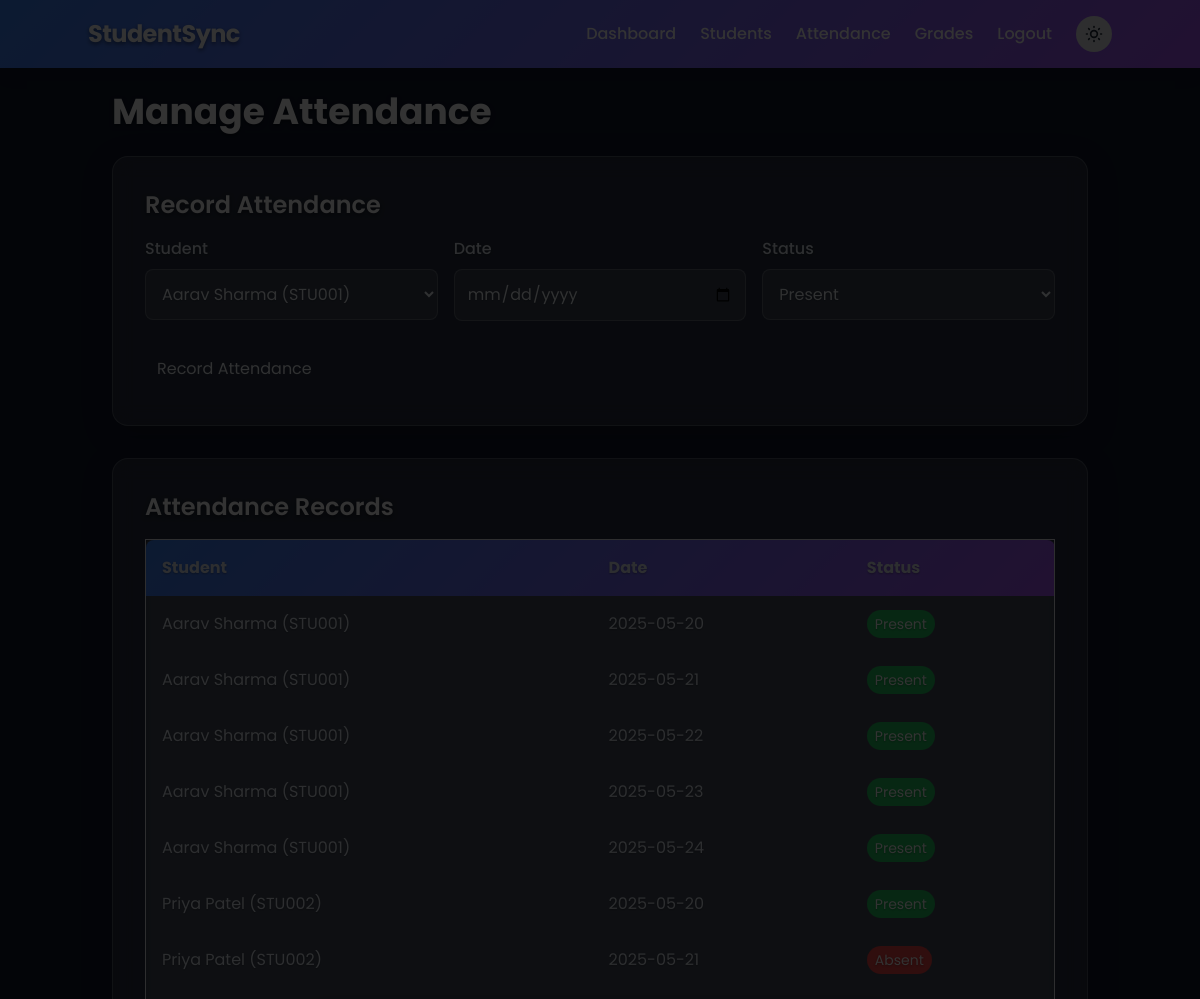
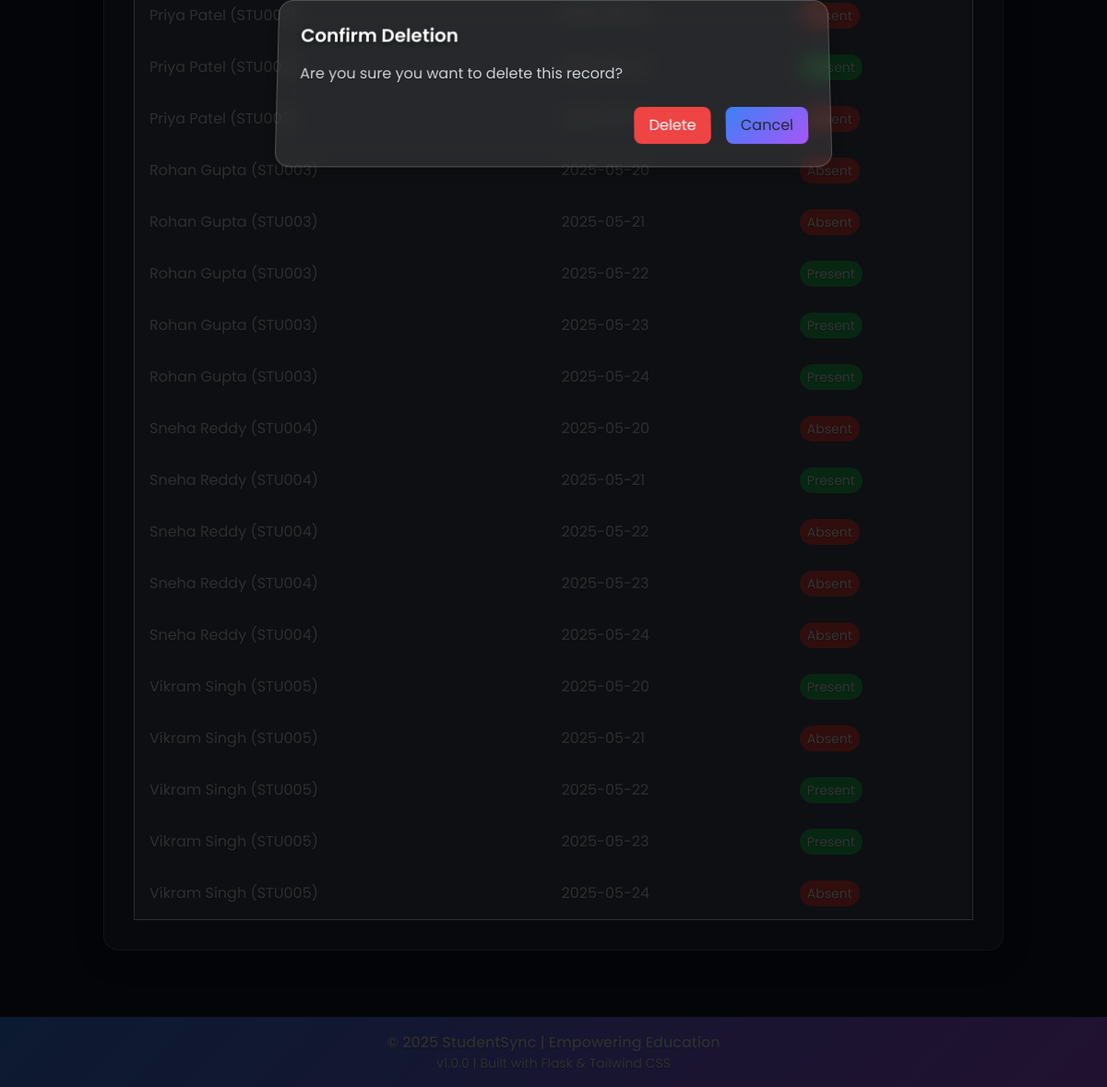
Page /attendance (signed in) on the committed database (2 pictures, top to bottom).
### models.py (models this page shows)
class Attendance(db.Model):
    id = db.Column(db.Integer, primary_key=True)
    student_id = db.Column(db.Integer, db.ForeignKey('student.id'), nullable=False)
    date = db.Column(db.String(10), nullable=False)
    status = db.Column(db.String(20), nullable=False)

class Student(db.Model):
    id = db.Column(db.Integer, primary_key=True)
    name = db.Column(db.String(100), nullable=False)
    email = db.Column(db.String(100), unique=True, nullable=False)
    student_id = db.Column(db.String(20), unique=True, nullable=False)
    attendances = db.relationship('Attendance', backref='student', lazy=True)
    grades = db.relationship('Grade', backref='student', lazy=True)

### app.py (the view, shortened to what this page needs)
@app.route('/attendance', methods=['GET', 'POST'])
def manage_attendance():
    if 'user_id' not in session:
        return redirect(url_for('login'))
    students = Student.query.all()
    attendances = Attendance.query.all()
    return render_template('attendance.html', students=students, attendances=attendances)

### templates/attendance.html (shortened to what this page needs)
{% extends 'base.html' %}
{% block content %}
<div class="fade-in">
    <h2 class="text-4xl font-bold mb-6">Manage Attendance</h2>
    <div class="card p-8 mb-8">
        <h3 class="text-2xl font-semibold mb-4">Record Attendance</h3>
        <form method="POST">
            <div class="grid grid-cols-1 md:grid-cols-3 gap-4 mb-6">
                <div>
                    <label class="block mb-2 font-medium">Student</label>
                    <select name="student_id" class="w-full p-3 rounded-lg focus:outline-none" required>
                        {% for student in students %}
                        <option value="{{ student.id }}">{{ student.name }} ({{ student.student_id }})</option>
                        {% endfor %}
                    </select>
                </div>
                <div>
                    <label class="block mb-2 font-medium">Date</label>
                    <input type="date" name="date" class="w-full p-3 rounded-lg focus:outline-none" required>
                </div>
                <div>
                    <label class="block mb-2 font-medium">Status</label>
                    <select name="status" class="w-full p-3 rounded-lg focus:outline-none" required>
                        <option value="Present">Present</option>
                    </select>
                </div>
            </div>
            <button type="submit" class="p-3 rounded-lg w-full md:w-auto">Record Attendance</button>
        </form>
    </div>
    <div class="card p-8">
        <h3 class="text-2xl font-semibold mb-4">Attendance Records</h3>
        {% if attendances %}
        <div class="overflow-x-auto">
            <table class="min-w-full rounded-lg">
                <thead>
                    <tr class="bg-gradient text-white">
                        <th class="p-4 text-left rounded-tl-lg">Student</th>
                        <th class="p-4 text-left">Date</th>
                        <th class="p-4 text-left rounded-tr-lg">Status</th>
                    </tr>
                </thead>
                <tbody>
                    {% for attendance in attendances %}
                    <tr>
                        <td class="p-4">{{ attendance.student.name }} ({{ attendance.student.student_id }})</td>
                        <td class="p-4">{{ attendance.date }}</td>
                        <td class="p-4">
                            <span class="px-2 py-1 rounded-full text-sm {% if attendance.status == 'Present' %}bg-green-500 text-white{% else %}bg-red-500 text-white{% endif %}">
                                {{ attendance.status }}
                            </span>
                        </td>
                    </tr>
                    {% endfor %}
                </tbody>
            </table>
        </div>
        {% else %}
        <p class="text-gray-300">No attendance records found.</p>
        {% endif %}
    </div>
</div>
{% endblock %}

### templates/base.html (shortened to what this page needs)
<!DOCTYPE html>
<html lang="en" class="scroll-smooth">
<head>
    <script src="https://cdn.tailwindcss.com"></script>
    <link href="{{ url_for('static', filename='css/styles.css') }}" rel="stylesheet">
</head>
<body class="transition-colors duration-300">
    <nav class="bg-gradient p-4 text-white shadow-lg sticky top-0 z-50">
        <div class="container mx-auto flex justify-between items-center">
            <h1 class="text-2xl font-bold tracking-tight">StudentSync</h1>
            {% if session.user_id %}
            <div class="flex items-center space-x-6">
                <a href="{{ url_for('index') }}" class="hover:text-cyan-300 transition font-medium">Dashboard</a>
                <a href="{{ url_for('manage_students') }}" class="hover:text-cyan-300 transition font-medium">Students</a>
                <a href="{{ url_for('manage_attendance') }}" class="hover:text-cyan-300 transition font-medium">Attendance</a>
                <a href="{{ url_for('manage_grades') }}" class="hover:text-cyan-300 transition font-medium">Grades</a>
                <a href="{{ url_for('logout') }}" class="hover:text-cyan-300 transition font-medium">Logout</a>
                <button id="darkModeToggle" class="p-2 rounded-full bg-gray-200 dark:bg-gray-700 text-gray-800 dark:text-gray-200 hover:bg-gray-300 dark:hover:bg-gray-600 transition">
                </button>
            </div>
            {% else %}
            <div class="flex items-center space-x-6">
                <a href="{{ url_for('login') }}" class="hover:text-cyan-300 transition font-medium">Login</a>
                <a href="{{ url_for('signup') }}" class="hover:text-cyan-300 transition font-medium">Sign Up</a>
            </div>
            {% endif %}
        </div>
    </nav>
    <div class="container mx-auto p-6 relative z-10">
        {% block content %}{% endblock %}
    </div>
    {% if session.user_id %}
    <div id="deleteModal" class="modal flex items-center justify-center">
        <div class="modal-content fade-in">
            <h3 class="text-xl font-semibold mb-4">Confirm Deletion</h3>
            <p class="text-gray-300 mb-6">Are you sure you want to delete this record?</p>
            <div class="flex justify-end space-x-4">
                <a id="confirmDelete" class="bg-red-600 text-white px-4 py-2 rounded-lg hover:bg-red-700 transition btn">Delete</a>
                <button id="cancelDelete" class="bg-gray-300 dark:bg-gray-600 text-gray-800 dark:text-gray-200 px-4 py-2 rounded-lg hover:bg-gray-400 dark:hover:bg-gray-500 transition btn">Cancel</button>
            </div>
        </div>
    </div>
    {% endif %}
    <footer class="bg-gradient text-white p-4 mt-12 relative z-10">
        <div class="container mx-auto text-center">
            <p class="font-medium">© 2025 StudentSync | Empowering Education</p>
            <p class="text-sm">v1.0.0 | Built with Flask & Tailwind CSS</p>
        </div>
    </footer>
</body>
</html>

### static/css/styles.css (style rules this page uses)
body { position: relative; overflow-x: hidden; background: #0f172a; font-family: 'Poppins', sans-serif; color: #f1f5f9; margin: 0; padding: 0; }
h1, h2, h3, h4, h5, h6 { color: #ffffff; text-shadow: 0 2px 4px rgba(0, 0, 0, 0.5); }
p, label, input, select, td, th { color: #e2e8f0; text-shadow: 0 1px 2px rgba(0, 0, 0, 0.3); }
.bg-gradient { background: linear-gradient(135deg, #3b82f6 0%, #a855f7 100%); }
.fade-in { animation: fadeIn 0.8s ease-out; }
.card { background: rgba(255, 255, 255, 0.1); backdrop-filter: blur(10px); -webkit-backdrop-filter: blur(10px); border: 1px solid rgba(255, 255, 255, 0.2); border-radius: 16px; box-shadow: 0 8px 32px rgba(0, 0, 0, 0.2); transition: transform 0.3s ease, box-shadow 0.3s ease; }
button, .btn { position: relative; overflow: hidden; background: linear-gradient(135deg, #3b82f6 0%, #a855f7 100%); color: #ffffff; border: none; transition: transform 0.2s ease, box-shadow 0.3s ease; }
button::after, .btn::after { content: ''; position: absolute; top: 0; left: -100%; width: 100%; height: 100%; background: rgba(255, 255, 255, 0.3); transition: left 0.4s ease; }
table { background: rgba(255, 255, 255, 0.05); backdrop-filter: blur(5px); -webkit-backdrop-filter: blur(5px); border: 1px solid rgba(255, 255, 255, 0.1); }
th, td { transition: background 0.3s ease; }
.modal { display: none; position: fixed; top: 0; left: 0; width: 100%; height: 100%; background-color: rgba(0, 0, 0, 0.8); z-index: 1000; }
.modal-content { background: rgba(255, 255, 255, 0.1); backdrop-filter: blur(10px); -webkit-backdrop-filter: blur(10px); border: 1px solid rgba(255, 255, 255, 0.2); margin: 10% auto; padding: 24px; border-radius: 16px; width: 90%; max-width: 600px; box-shadow: 0 8px 32px rgba(0, 0, 0, 0.3); transform: perspective(1000px) rotateX(5deg); }
input, select { background: rgba(255, 255, 255, 0.1); border: 1px solid rgba(255, 255, 255, 0.2); color: #e2e8f0; transition: border-color 0.3s ease; }
.bg-red-600 { background: #ef4444 !important; }

### rows in the picture
Attendance: student.name "Aarav Sharma", student.student_id "STU001", date "2025-05-20", status "Present"
Attendance: student.name "Aarav Sharma", student.student_id "STU001", date "2025-05-21", status "Present"
Attendance: student.name "Aarav Sharma", student.student_id "STU001", date "2025-05-22", status "Present"
Attendance: student.name "Aarav Sharma", student.student_id "STU001", date "2025-05-23", status "Present"
Attendance: student.name "Aarav Sharma", student.student_id "STU001", date "2025-05-24", status "Present"
Attendance: student.name "Priya Patel", student.student_id "STU002", date "2025-05-20", status "Present"
Attendance: student.name "Priya Patel", student.student_id "STU002", date "2025-05-21", status "Absent"
Attendance: student.name "Priya Patel", student.student_id "STU002", status "Absent"
Attendance: student.name "Priya Patel", student.student_id "STU002", date "2025-05-23", status "Present"
Attendance: student.name "Priya Patel", student.student_id "STU002", date "2025-05-24", status "Absent"
Attendance: student.name "Rohan Gupta", student.student_id "STU003", date "2025-05-20", status "Absent"
Attendance: student.name "Rohan Gupta", student.student_id "STU003", date "2025-05-21", status "Absent"
Attendance: student.name "Rohan Gupta", student.student_id "STU003", date "2025-05-22", status "Present"
Attendance: student.name "Rohan Gupta", student.student_id "STU003", date "2025-05-23", status "Present"
Attendance: student.name "Rohan Gupta", student.student_id "STU003", date "2025-05-24", status "Present"
Attendance: student.name "Sneha Reddy", student.student_id "STU004", date "2025-05-20", status "Absent"
Attendance: student.name "Sneha Reddy", student.student_id "STU004", date "2025-05-21", status "Present"
Attendance: student.name "Sneha Reddy", student.student_id "STU004", date "2025-05-22", status "Absent"
Attendance: student.name "Sneha Reddy", student.student_id "STU004", date "2025-05-23", status "Absent"
Attendance: student.name "Sneha Reddy", student.student_id "STU004", date "2025-05-24", status "Absent"
Attendance: student.name "Vikram Singh", student.student_id "STU005", date "2025-05-20", status "Present"
Attendance: student.name "Vikram Singh", student.student_id "STU005", date "2025-05-21", status "Absent"
Attendance: student.name "Vikram Singh", student.student_id "STU005", date "2025-05-22", status "Present"
Attendance: student.name "Vikram Singh", student.student_id "STU005", date "2025-05-23", status "Present"
Attendance: student.name "Vikram Singh", student.student_id "STU005", date "2025-05-24", status "Absent"

### other values in the picture
form field student_id "Aarav Sharma (STU001)"
